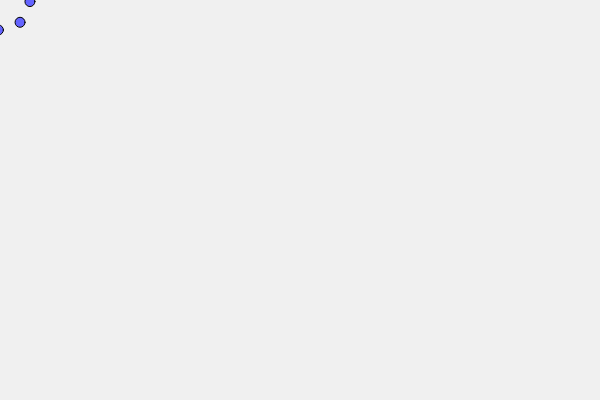
Frame 1 (no input)
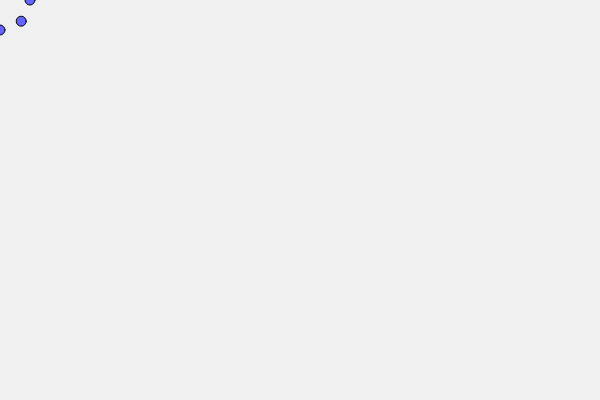
Frame 60 (no input)
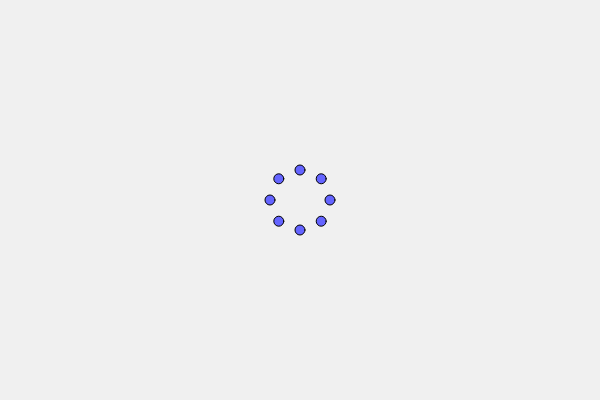
Frame 120 (the mouse pressed at the canvas centre since frame 60)

The p5.js sketch that drew these frames (run headless with seeded random() and noise() and a simulated clock; from frame 60 on, the mouse is pressed at the canvas centre):

// p5.js sketch
// ── sketch.js
function setup() {
  createCanvas(600, 400);
  angleMode(DEGREES);
}

function draw() {
  background(240);
  translate(mouseX, mouseY);
  for (let i = 0; i < 8; i++) {
    let angle = frameCount * 3 + i * 45;
    let x = cos(angle) * 30;
    let y = sin(angle) * 30;
    fill(100, 100, 255);
    ellipse(x, y, 10);
  }
}
